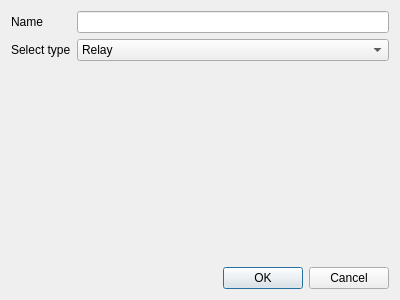
<?xml version="1.0" encoding="UTF-8"?>
<ui version="4.0">
 <class>ConfigOutputDialog</class>
 <widget class="QDialog" name="ConfigOutputDialog">
  <property name="geometry">
   <rect>
    <x>0</x>
    <y>0</y>
    <width>400</width>
    <height>300</height>
   </rect>
  </property>
  <property name="windowTitle">
   <string>Dialog</string>
  </property>
  <layout class="QVBoxLayout" name="verticalLayout">
   <item>
    <layout class="QGridLayout" name="gridLayout">
     <item row="3" column="0" colspan="2">
      <spacer name="verticalSpacer">
       <property name="orientation">
        <enum>Qt::Vertical</enum>
       </property>
       <property name="sizeHint" stdset="0">
        <size>
         <width>20</width>
         <height>40</height>
        </size>
       </property>
      </spacer>
     </item>
     <item row="0" column="1">
      <widget class="QLineEdit" name="editName"/>
     </item>
     <item row="0" column="0">
      <widget class="QLabel" name="label">
       <property name="text">
        <string>Name</string>
       </property>
      </widget>
     </item>
     <item row="4" column="0" colspan="2">
      <widget class="QDialogButtonBox" name="buttonBox">
       <property name="standardButtons">
        <set>QDialogButtonBox::Cancel|QDialogButtonBox::Ok</set>
       </property>
      </widget>
     </item>
     <item row="1" column="0">
      <widget class="QLabel" name="label_2">
       <property name="text">
        <string>Select type</string>
       </property>
      </widget>
     </item>
     <item row="1" column="1">
      <widget class="QComboBox" name="comboType">
       <item>
        <property name="text">
         <string>Relay</string>
        </property>
       </item>
       <item>
        <property name="text">
         <string>DC motor</string>
        </property>
       </item>
       <item>
        <property name="text">
         <string>LED</string>
        </property>
       </item>
       <item>
        <property name="text">
         <string>Stepper</string>
        </property>
       </item>
       <item>
        <property name="text">
         <string>GPO</string>
        </property>
       </item>
      </widget>
     </item>
    </layout>
   </item>
  </layout>
 </widget>
 <resources/>
 <connections/>
</ui>
